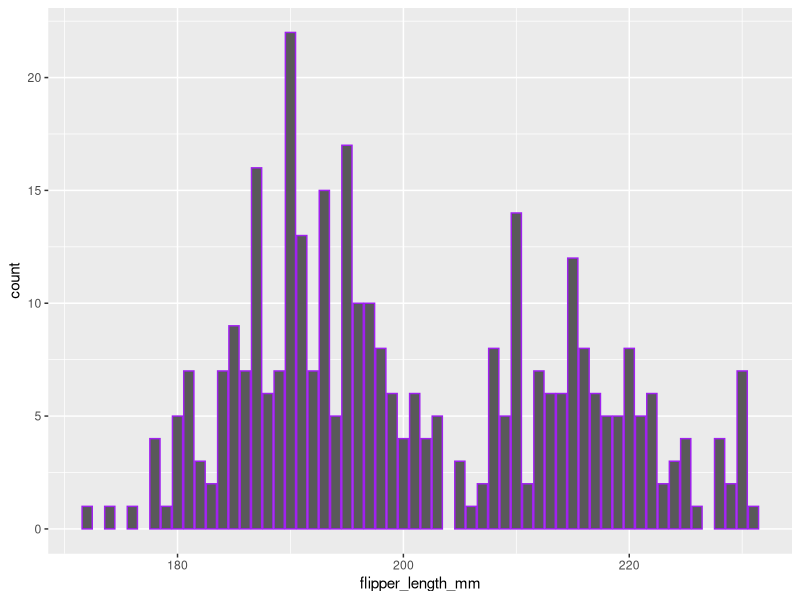

Generate this figure with R:
## ---- chunk 1
# HI THERE THIS IS THE FIRST TRY
## ---- chunk 2
library(tidyverse)
library(palmerpenguins)
## ---- chunk 3
ggplot(data = penguins) +
  geom_bar(mapping = aes(x=flipper_length_mm, ), color = "purple")
